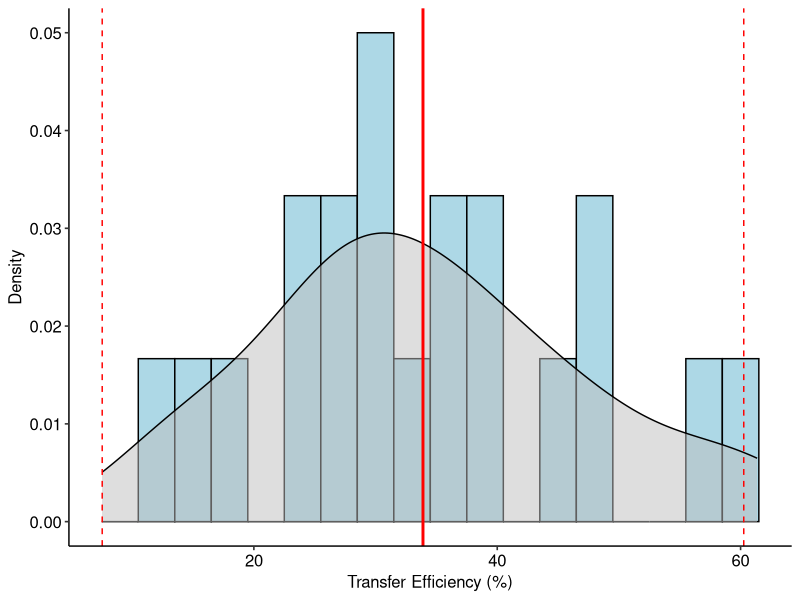

The R source for this figure:
rusin<-read.csv('rusin_mouthte.csv')


require(ggplot2)
require(ggpubr)

ggplot(rusin)+geom_histogram(aes(x=TE.,y=..density..),fill="lightblue",color="black",binwidth=3)+geom_density(aes(x=TE.),fill="grey",alpha=0.5)+
  scale_x_continuous(name="Transfer Efficiency (%)")+
  scale_y_continuous(name="Density")+
  geom_vline(xintercept=mean(rusin$TE.),linetype="solid",color="red",size=1)+
  geom_vline(xintercept=(mean(rusin$TE.)+2*sd(rusin$TE.)),linetype="dashed",color="red")+
  geom_vline(xintercept=(mean(rusin$TE.)-2*sd(rusin$TE.)),linetype="dashed",color="red")+
  theme_pubr()
